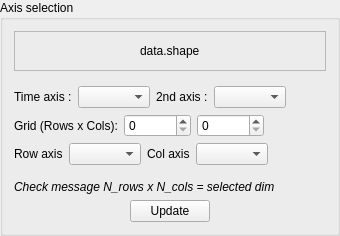
                <widget class="QGroupBox" name="groupBox">
                 <property name="title">
                  <string>Axis selection</string>
                 </property>
                 <layout class="QVBoxLayout" name="verticalLayout_7">
                  <item>
                   <widget class="QFrame" name="_ndAxShapePan">
                    <property name="frameShape">
                     <enum>QFrame::StyledPanel</enum>
                    </property>
                    <property name="frameShadow">
                     <enum>QFrame::Raised</enum>
                    </property>
                    <layout class="QHBoxLayout" name="horizontalLayout_11">
                     <item>
                      <spacer name="horizontalSpacer_13">
                       <property name="orientation">
                        <enum>Qt::Horizontal</enum>
                       </property>
                       <property name="sizeHint" stdset="0">
                        <size>
                         <width>40</width>
                         <height>20</height>
                        </size>
                       </property>
                      </spacer>
                     </item>
                     <item>
                      <widget class="QLabel" name="_ndAxShape">
                       <property name="text">
                        <string>data.shape</string>
                       </property>
                      </widget>
                     </item>
                     <item>
                      <spacer name="horizontalSpacer_18">
                       <property name="orientation">
                        <enum>Qt::Horizontal</enum>
                       </property>
                       <property name="sizeHint" stdset="0">
                        <size>
                         <width>40</width>
                         <height>20</height>
                        </size>
                       </property>
                      </spacer>
                     </item>
                    </layout>
                   </widget>
                  </item>
                  <item>
                   <widget class="QWidget" name="_ndAxTimePan" native="true">
                    <property name="minimumSize">
                     <size>
                      <width>0</width>
                      <height>0</height>
                     </size>
                    </property>
                    <layout class="QHBoxLayout" name="horizontalLayout_10">
                     <property name="leftMargin">
                      <number>0</number>
                     </property>
                     <property name="rightMargin">
                      <number>0</number>
                     </property>
                     <property name="bottomMargin">
                      <number>0</number>
                     </property>
                     <item>
                      <widget class="QLabel" name="label_13">
                       <property name="text">
                        <string>Time axis :</string>
                       </property>
                      </widget>
                     </item>
                     <item>
                      <widget class="QComboBox" name="_ndAxTime"/>
                     </item>
                     <item>
                      <widget class="QLabel" name="_ndAx2dSecText">
                       <property name="text">
                        <string>2nd axis :</string>
                       </property>
                      </widget>
                     </item>
                     <item>
                      <widget class="QComboBox" name="_ndAx2d"/>
                     </item>
                     <item>
                      <spacer name="horizontalSpacer_12">
                       <property name="orientation">
                        <enum>Qt::Horizontal</enum>
                       </property>
                       <property name="sizeHint" stdset="0">
                        <size>
                         <width>40</width>
                         <height>20</height>
                        </size>
                       </property>
                      </spacer>
                     </item>
                    </layout>
                   </widget>
                  </item>
                  <item>
                   <widget class="QWidget" name="_ndAx2DPan" native="true">
                    <property name="minimumSize">
                     <size>
                      <width>0</width>
                      <height>0</height>
                     </size>
                    </property>
                    <layout class="QHBoxLayout" name="horizontalLayout_12">
                     <property name="margin">
                      <number>0</number>
                     </property>
                     <item>
                      <widget class="QLabel" name="label_15">
                       <property name="text">
                        <string>Grid (Rows x Cols):</string>
                       </property>
                      </widget>
                     </item>
                     <item>
                      <widget class="QSpinBox" name="_ndAx2dRows">
                       <property name="maximum">
                        <number>100000</number>
                       </property>
                      </widget>
                     </item>
                     <item>
                      <widget class="QSpinBox" name="_ndAx2dCols">
                       <property name="maximum">
                        <number>100000</number>
                       </property>
                      </widget>
                     </item>
                     <item>
                      <spacer name="horizontalSpacer_19">
                       <property name="orientation">
                        <enum>Qt::Horizontal</enum>
                       </property>
                       <property name="sizeHint" stdset="0">
                        <size>
                         <width>40</width>
                         <height>20</height>
                        </size>
                       </property>
                      </spacer>
                     </item>
                    </layout>
                   </widget>
                  </item>
                  <item>
                   <widget class="QWidget" name="_ndAxNdPan" native="true">
                    <property name="minimumSize">
                     <size>
                      <width>0</width>
                      <height>0</height>
                     </size>
                    </property>
                    <layout class="QHBoxLayout" name="horizontalLayout_13">
                     <property name="leftMargin">
                      <number>0</number>
                     </property>
                     <property name="topMargin">
                      <number>0</number>
                     </property>
                     <property name="rightMargin">
                      <number>0</number>
                     </property>
                     <property name="bottomMargin">
                      <number>9</number>
                     </property>
                     <item>
                      <widget class="QLabel" name="label_14">
                       <property name="text">
                        <string>Row axis</string>
                       </property>
                      </widget>
                     </item>
                     <item>
                      <widget class="QComboBox" name="_ndAxNdRows"/>
                     </item>
                     <item>
                      <widget class="QLabel" name="label_19">
                       <property name="text">
                        <string>Col axis</string>
                       </property>
                      </widget>
                     </item>
                     <item>
                      <widget class="QComboBox" name="_ndAxNdCols"/>
                     </item>
                     <item>
                      <spacer name="horizontalSpacer_20">
                       <property name="orientation">
                        <enum>Qt::Horizontal</enum>
                       </property>
                       <property name="sizeHint" stdset="0">
                        <size>
                         <width>40</width>
                         <height>20</height>
                        </size>
                       </property>
                      </spacer>
                     </item>
                    </layout>
                   </widget>
                  </item>
                  <item>
                   <widget class="QLabel" name="_ndAxCheckMsg">
                    <property name="text">
                     <string>&lt;html&gt;&lt;head/&gt;&lt;body&gt;&lt;p&gt;&lt;span style=&quot; font-style:italic;&quot;&gt;Check message N_rows x N_cols = selected dim&lt;/span&gt;&lt;/p&gt;&lt;/body&gt;&lt;/html&gt;</string>
                    </property>
                   </widget>
                  </item>
                  <item>
                   <layout class="QHBoxLayout" name="horizontalLayout_7">
                    <property name="topMargin">
                     <number>0</number>
                    </property>
                    <item>
                     <spacer name="horizontalSpacer_7">
                      <property name="orientation">
                       <enum>Qt::Horizontal</enum>
                      </property>
                      <property name="sizeHint" stdset="0">
                       <size>
                        <width>40</width>
                        <height>20</height>
                       </size>
                      </property>
                     </spacer>
                    </item>
                    <item>
                     <widget class="QPushButton" name="_ndAxUpdate">
                      <property name="text">
                       <string>Update</string>
                      </property>
                     </widget>
                    </item>
                    <item>
                     <spacer name="horizontalSpacer_8">
                      <property name="orientation">
                       <enum>Qt::Horizontal</enum>
                      </property>
                      <property name="sizeHint" stdset="0">
                       <size>
                        <width>40</width>
                        <height>20</height>
                       </size>
                      </property>
                     </spacer>
                    </item>
                   </layout>
                  </item>
                 </layout>
                </widget>
